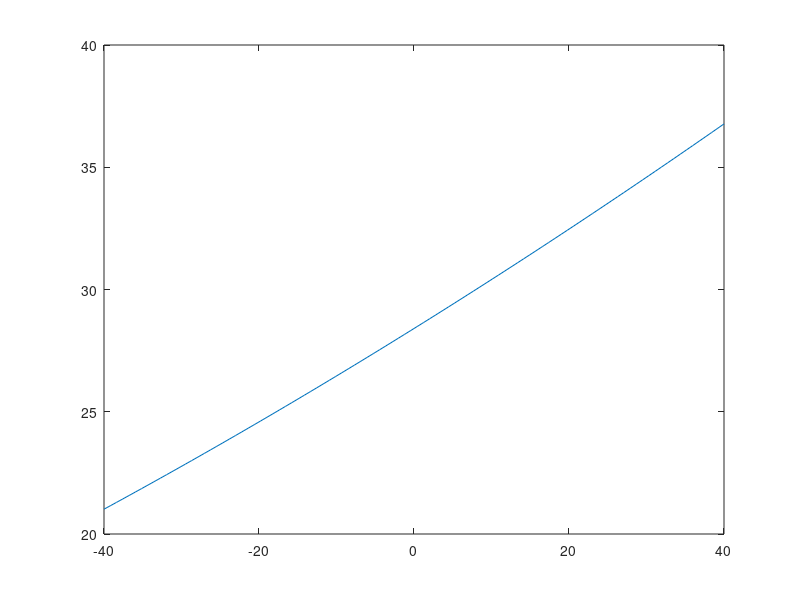

The MATLAB source for this figure: (Note: this script raises an error after producing the figure.)
function fun = DewPoint()

%%Constants
    L_lv0 = 2501;       %kJ/kg
    L_iv0 = 2834;       %kJ/kg
    c_pl = 4.218;       %kJ/kgK
    c_pi = 2.106;       %kJ/kgK
    c_pv = 1.870;       %kJ/kgK
    e_s0 = 6.112;       %hPa
    R_v = 461.5/1000;   %kJ/kgK
    ep = 0.622;         %Unitless

    f = linspace(0.1,0.9,9).';              %[\%/100]
    T = linspace(-40,40,100) + 273.15;    %[K]
    T_d = bsxfun(@times,L_lv0*T, 1./(L_lv0 - R_v*T.*log(f)));  %[K]
    deficit = T - T_d;
    
    T2 = linspace(5,40,8).' + 273.15;           %[K]
    T_d2 = linspace(-20,40,100) + 273.15;       %[K]
    f2 = exp(-L_lv0/R_v * bsxfun(@times,T2-T_d2,1./bsxfun(@times,T2,T_d2)));
    
%%Plotting
    close all;
    
    figure;
    for i = 1:numel(f)
        h1 = plot(T-273.15,deficit(i, :),'LineWidth',.75);
        hold on;
        label(h1,strcat({string(f(i)*100) + "%"}),'location','right','FontSize',7,'verticalalignment','top')
    end
    xlim([-1 41])
    ylim([-1 41])
    title('Dew Point Deficit');
    xlabel('Temperature T [^oC]');
    ylabel('T - T_d [^oC]');
    set(gca,'XMinorTick','on','YMinorTick','on');    
    set(gcf,'position',[50,450,500,300]);
    
    figure;
    for i = 1:numel(T2)
        h = plot(T2(i) - T_d2,f2(i,:)*100,'LineWidth',.5);
        hold on;
        label(h,strcat({string(T2(i)-273.15) + "^oC"}),'location','right','FontSize',7,'verticalalignment','top')
    end
    xlim([0 60])
    ylim([-10 100])
    title('Relative Humidity');
    xlabel('T - T_d [^oC]');
    ylabel('f [%]');
    set(gca,'XMinorTick','on','YMinorTick','on');    
    set(gcf,'position',[50,50,500,300]);
end